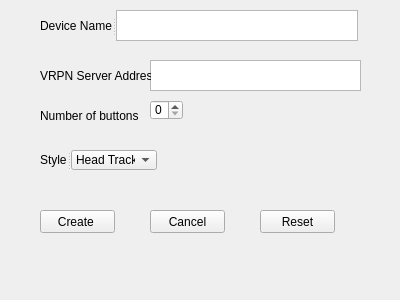
<?xml version="1.0" encoding="UTF-8"?>
<ui version="4.0">
 <class>Form</class>
 <widget class="QWidget" name="Form">
  <property name="geometry">
   <rect>
    <x>0</x>
    <y>0</y>
    <width>400</width>
    <height>300</height>
   </rect>
  </property>
  <property name="windowTitle">
   <string>Form</string>
  </property>
  <widget class="QPushButton" name="pushButton_3">
   <property name="geometry">
    <rect>
     <x>260</x>
     <y>210</y>
     <width>75</width>
     <height>23</height>
    </rect>
   </property>
   <property name="text">
    <string>Reset</string>
   </property>
  </widget>
  <widget class="QSpinBox" name="spinBox">
   <property name="geometry">
    <rect>
     <x>150</x>
     <y>100</y>
     <width>33</width>
     <height>20</height>
    </rect>
   </property>
  </widget>
  <widget class="QPushButton" name="pushButton">
   <property name="geometry">
    <rect>
     <x>40</x>
     <y>210</y>
     <width>75</width>
     <height>23</height>
    </rect>
   </property>
   <property name="text">
    <string>Create </string>
   </property>
  </widget>
  <widget class="QTextEdit" name="textEdit_2">
   <property name="geometry">
    <rect>
     <x>150</x>
     <y>60</y>
     <width>211</width>
     <height>31</height>
    </rect>
   </property>
  </widget>
  <widget class="QSplitter" name="splitter">
   <property name="geometry">
    <rect>
     <x>40</x>
     <y>10</y>
     <width>318</width>
     <height>31</height>
    </rect>
   </property>
   <property name="orientation">
    <enum>Qt::Horizontal</enum>
   </property>
   <widget class="QLabel" name="label_2">
    <property name="text">
     <string>Device Name</string>
    </property>
   </widget>
   <widget class="QTextEdit" name="textEdit_3"/>
  </widget>
  <widget class="QPushButton" name="pushButton_2">
   <property name="geometry">
    <rect>
     <x>150</x>
     <y>210</y>
     <width>75</width>
     <height>23</height>
    </rect>
   </property>
   <property name="text">
    <string>Cancel</string>
   </property>
  </widget>
  <widget class="QLabel" name="label_3">
   <property name="geometry">
    <rect>
     <x>40</x>
     <y>60</y>
     <width>111</width>
     <height>31</height>
    </rect>
   </property>
   <property name="text">
    <string>VRPN Server Address</string>
   </property>
  </widget>
  <widget class="QLabel" name="label_4">
   <property name="geometry">
    <rect>
     <x>40</x>
     <y>100</y>
     <width>101</width>
     <height>31</height>
    </rect>
   </property>
   <property name="text">
    <string>Number of buttons</string>
   </property>
  </widget>
  <widget class="QSplitter" name="splitter_2">
   <property name="geometry">
    <rect>
     <x>40</x>
     <y>150</y>
     <width>117</width>
     <height>20</height>
    </rect>
   </property>
   <property name="orientation">
    <enum>Qt::Horizontal</enum>
   </property>
   <widget class="QLabel" name="label_6">
    <property name="text">
     <string>Style</string>
    </property>
   </widget>
   <widget class="QComboBox" name="comboBox_2">
    <item>
     <property name="text">
      <string>Head Tracking</string>
     </property>
    </item>
    <item>
     <property name="text">
      <string>Phantom</string>
     </property>
    </item>
   </widget>
  </widget>
 </widget>
 <resources/>
 <connections/>
</ui>
